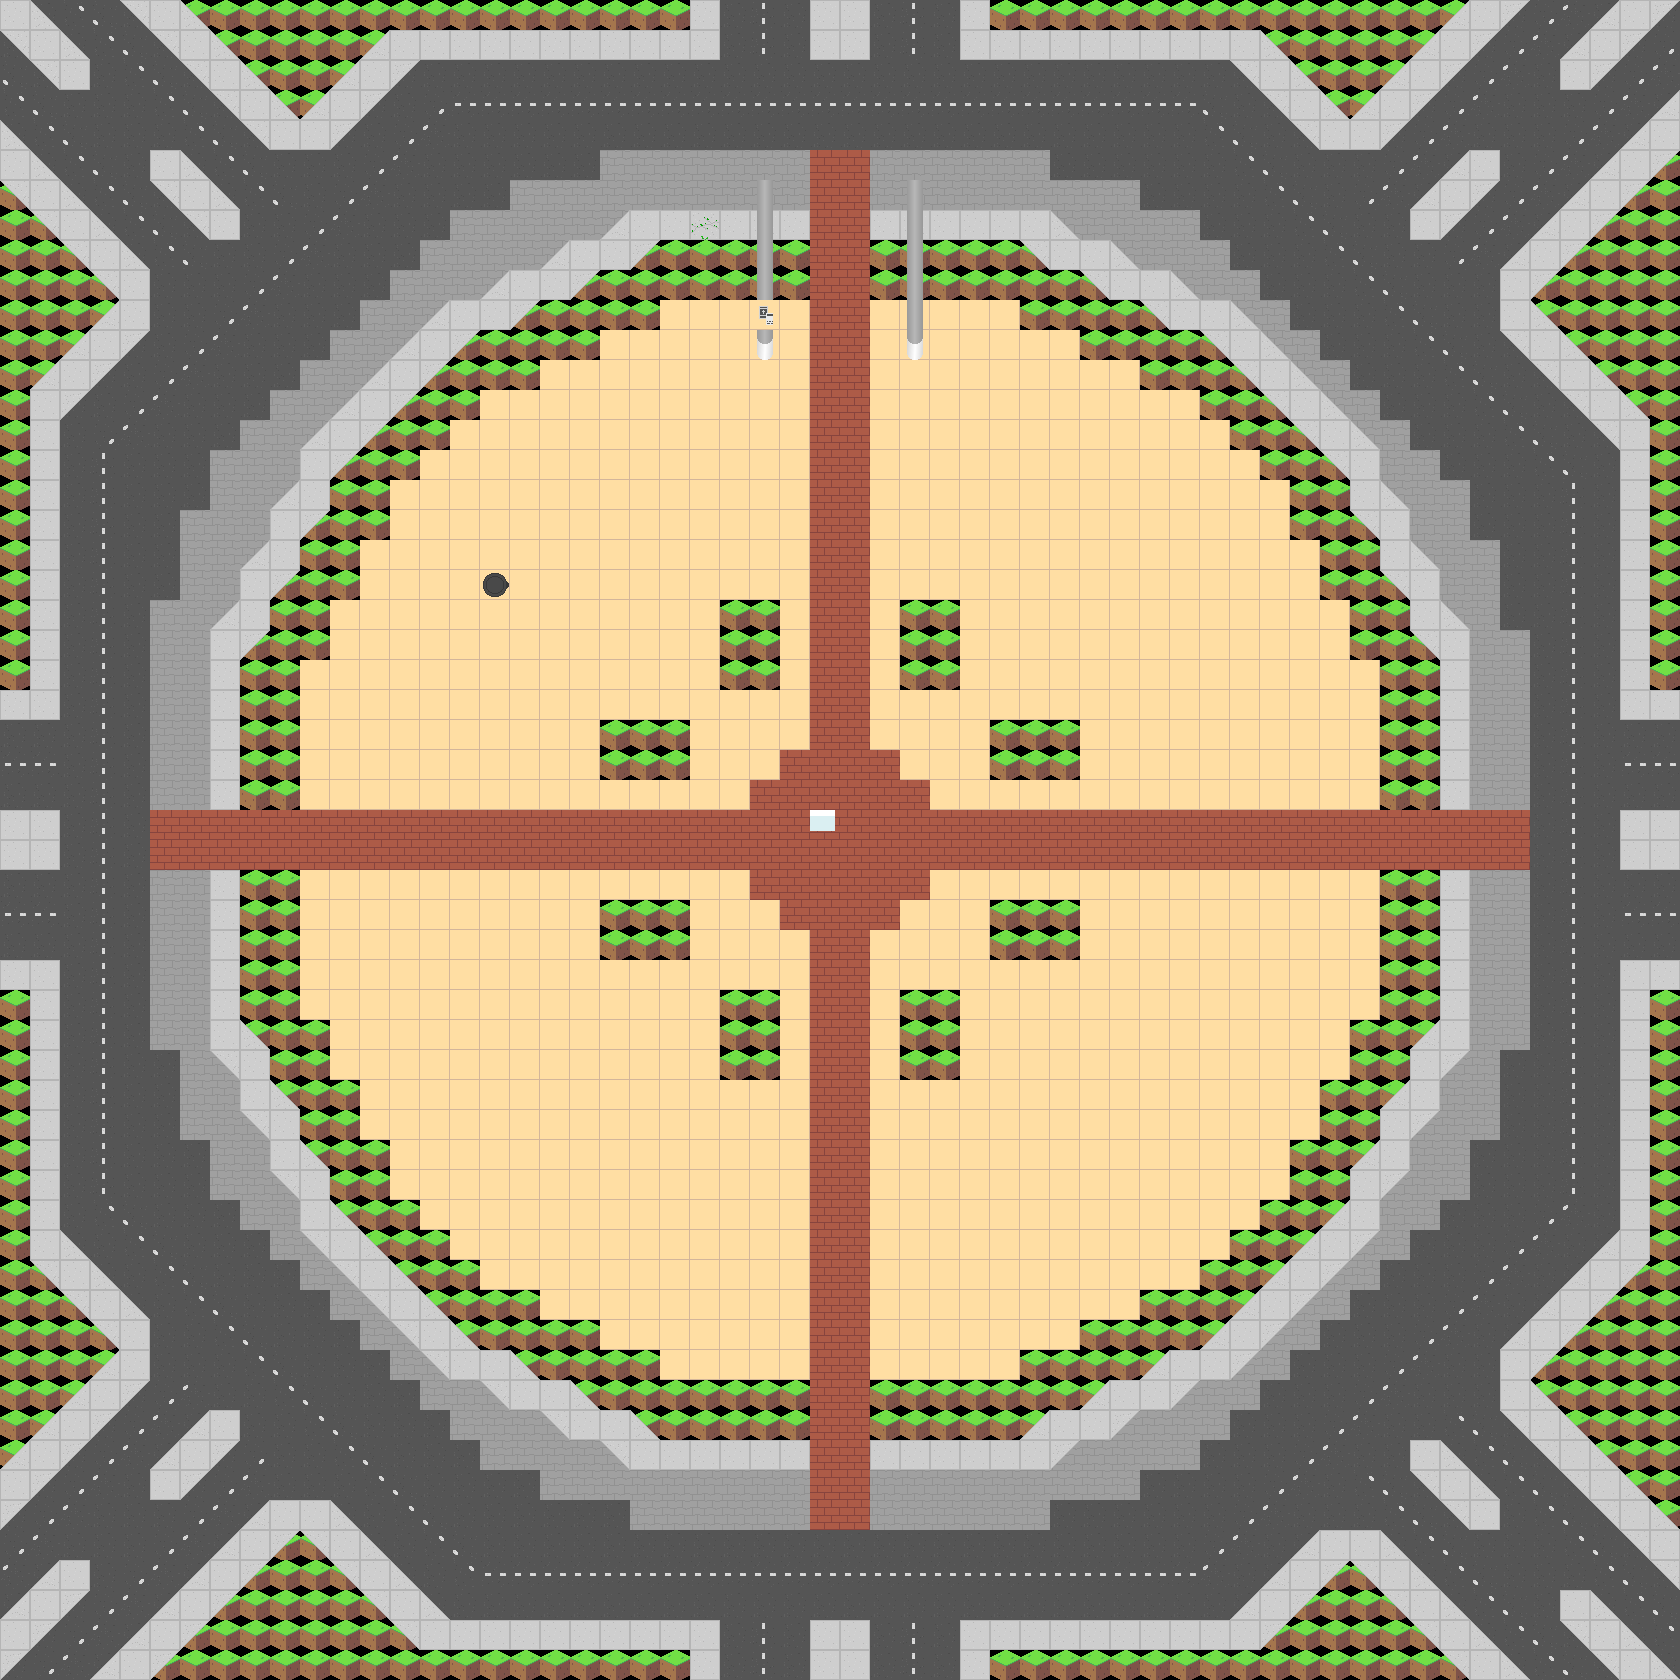

Below is a game level as drawn by its tile map, then a one-line description and the .tmx that defines it (tile-layer data replaced by summaries):
An orthogonal 56x56 tile map with 30x30 px tiles, 3 tile layers (Camada de Tiles 1, Camada de Tiles 2, Camada de Tiles 3), 3 tilesets and 50 objects (14x 0, 5x 5, 5x 1, 4x 6, 3x 7, ...).

<map version="1.2" tiledversion="1.3.0" orientation="orthogonal" renderorder="left-up" compressionlevel="0" width="56" height="56" tilewidth="30" tileheight="30" infinite="0" nextlayerid="13" nextobjectid="70">
 <properties>
  <property name="ENEMIES" value="madladcat-peacockpigeon-" />
  <property name="ANIMALS" value="DOG0-PIGEON-" />
  <property name="HABITAT" value="urban" />
  <property name="CITY" type="int" value="0" />
  <property name="INTERIOR" value="0" />
  <property name="SIGNAL" type="int" value="3" />
 </properties>
 <tileset firstgid="1" source="../Tiles/Files/streets.tsx" />
 <tileset firstgid="92" source="../Tiles/Files/nature.tsx" />
 <tileset firstgid="141" source="../Tiles/Files/buildings.tsx" />
 <layer id="1" name="Camada de Tiles 1" width="56" height="56">
  <data>[3136 cells, 3136 non-empty, 13 distinct tile ids]</data>
 </layer>
 <layer id="3" name="Camada de Tiles 2" width="56" height="56">
  <data>[3136 cells, 262 non-empty, 10 distinct tile ids]</data>
 </layer>
 <layer id="5" name="Camada de Tiles 3" width="56" height="56">
  <data>[3136 cells, 10 non-empty, 2 distinct tile ids]</data>
 </layer>
 <objectgroup id="11" name="SIGNS">
  <object id="30" name="light_0" type="0" x="482.5" y="600.5" width="35" height="19">
   <properties>
   </properties>
   <text wrap="1" halign="center">posd</text>
  </object>
  <object id="29" name="text_0" type="INN" x="482.5" y="600.5" width="35" height="19">
   <properties>
    <property name="ICON" value="rest" />
   </properties>
   <text wrap="1" halign="center">posd</text>
  </object>
  <object id="52" name="text_1" type="DRUGSTORE" x="493.5" y="1132.5" width="93" height="19">
   <properties>
    <property name="ICON" value="drug" />
   </properties>
   <text wrap="1">DRUGSTORE</text>
  </object>
  <object id="51" name="text_2" type="BANK" x="1077.5" y="1540.5" width="57" height="19">
   <properties>
    <property name="ICON" value="bank" />
   </properties>
   <text wrap="1">BANK</text>
  </object>
  <object id="53" name="text_3" type="MARKET" x="929.5" y="1282.5" width="57" height="19">
   <properties>
    <property name="ICON" value="mark" />
   </properties>
   <text wrap="1">MARKET</text>
  </object>
  <object id="54" name="text_4" type="HOSPITAL" x="991.5" y="1110.5" width="81" height="19">
   <properties>
    <property name="ICON" value="hosp" />
   </properties>
   <text wrap="1">HOSPITAL</text>
  </object>
  <object id="55" name="text_5" type="HOTEL" x="1115.5" y="744.5" width="57" height="19">
   <properties>
    <property name="ICON" value="rest" />
   </properties>
   <text wrap="1">HOTEL</text>
  </object>
  <object id="56" name="text_6" type="GAS" x="819.5" y="360.5" width="57" height="19">
   <properties>
    <property name="ICON" value="fuel" />
   </properties>
   <text wrap="1">GAS</text>
  </object>
  <object id="69" name="text_7" type="BATHROOM" x="368.5" y="678.5" width="35" height="19">
   <properties>
    <property name="ICON" value="rest" />
   </properties>
   <text wrap="1" halign="center">posd</text>
  </object>
 </objectgroup>
 <objectgroup id="12" name="NODES">
  <object id="31" name="node_0" type="5" x="682.5" y="46.1667" width="36.6667" height="10">
   <properties>
    <property name="GOING" value="0" />
   </properties>
  </object>
  <object id="32" name="node_1" type="7" x="718.667" y="29.3333" width="8" height="31.3333">
   <properties>
    <property name="GOING" value="1" />
   </properties>
  </object>
  <object id="33" name="node_2" type="4" x="378.167" y="26.6667" width="8" height="27.3333">
   <properties>
    <property name="GOING" value="0" />
   </properties>
  </object>
  <object id="34" name="node_3" type="1" x="397.333" y="34" width="32" height="8.66667">
   <properties>
    <property name="GOING" value="1" />
   </properties>
  </object>
  <object id="35" name="node_4" type="5" x="296" y="136.833" width="32" height="10">
   <properties>
    <property name="GOING" value="0" />
   </properties>
  </object>
  <object id="36" name="node_5" type="8" x="329.333" y="122" width="8" height="27.3333">
   <properties>
    <property name="GOING" value="1" />
   </properties>
  </object>
  <object id="39" name="node_6" type="1" x="266" y="141.333" width="28" height="8.66667">
   <properties>
    <property name="GOING" value="1" />
   </properties>
  </object>
  <object id="40" name="node_7" type="6" x="265.833" y="108.167" width="8" height="30.6667">
   <properties>
    <property name="GOING" value="0" />
   </properties>
  </object>
  <object id="42" name="node_8" type="5" x="725.333" y="93.3333" width="243.03" height="13.3333">
   <properties>
    <property name="GOING" value="2" />
   </properties>
  </object>
  <object id="43" name="node_9" type="4" x="410" y="58.6667" width="12" height="42.6666">
   <properties>
    <property name="GOING" value="2" />
   </properties>
  </object>
  <object id="44" name="node_10" type="3" x="58" y="416" width="10.6667" height="42.6666">
   <properties>
    <property name="GOING" value="2" />
   </properties>
  </object>
  <object id="45" name="node_11" type="2" x="62" y="1222.67" width="64" height="13.3333">
   <properties>
    <property name="GOING" value="2" />
   </properties>
  </object>
  <object id="46" name="node_12" type="1" x="451.333" y="1609.33" width="58.6667" height="11.9999">
   <properties>
    <property name="GOING" value="2" />
   </properties>
  </object>
  <object id="47" name="node_13" type="8" x="1223.33" y="1574" width="12" height="42.6666">
   <properties>
    <property name="GOING" value="2" />
   </properties>
  </object>
  <object id="48" name="node_14" type="7" x="1614.67" y="1192.67" width="12" height="42.6666">
   <properties>
    <property name="GOING" value="2" />
   </properties>
  </object>
  <object id="49" name="node_15" type="6" x="1578" y="438" width="49.3333" height="11.9999">
   <properties>
    <property name="GOING" value="2" />
   </properties>
  </object>
  <object id="50" name="node_16" type="5" x="1159.33" y="54" width="48.6667" height="13.3333">
   <properties>
    <property name="GOING" value="2" />
   </properties>
  </object>
  <object id="58" name="node_17" type="2" x="1217" y="58.6667" width="12.6667" height="46.6666">
   <properties>
    <property name="GOING" value="3" />
   </properties>
  </object>
  <object id="59" name="node_18" type="3" x="1610.33" y="453.333" width="11.3334" height="46.6666">
   <properties>
    <property name="GOING" value="3" />
   </properties>
  </object>
  <object id="60" name="node_19" type="4" x="1565" y="1230" width="46.0001" height="13.3333">
   <properties>
    <property name="GOING" value="3" />
   </properties>
  </object>
  <object id="61" name="node_20" type="5" x="1165" y="1607.33" width="52.6667" height="10.6666">
   <properties>
    <property name="GOING" value="3" />
   </properties>
  </object>
  <object id="62" name="node_21" type="6" x="435.667" y="1568.67" width="11.3334" height="46.6666">
   <properties>
    <property name="GOING" value="3" />
   </properties>
  </object>
  <object id="63" name="node_22" type="7" x="61" y="1176.67" width="11.3334" height="46.6666">
   <properties>
    <property name="GOING" value="3" />
   </properties>
  </object>
  <object id="64" name="node_23" type="8" x="70.3333" y="403.333" width="47.3334" height="11.9999">
   <properties>
    <property name="GOING" value="3" />
   </properties>
  </object>
  <object id="65" name="node_24" type="1" x="425" y="54" width="51.3334" height="14.6666">
   <properties>
    <property name="GOING" value="3" />
   </properties>
  </object>
 </objectgroup>
 <objectgroup id="10" name="PORTAL">
  <!-- 16 objects omitted --></objectgroup>
 <objectgroup id="9" name="VEHICLES" visible="0">
  <!-- 12 objects omitted --></objectgroup>
 <objectgroup id="7" name="NPC">
  <!-- 10 objects omitted --></objectgroup>
</map>
<!-- 16 of 50 objects omitted -->